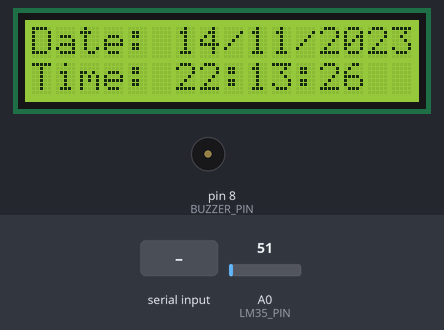
The sketch below on a simulated Arduino Uno, built with avr-gcc and run on an emulated ATmega328P. Shown: 16×2 character LCD, buzzer (waves = sounding, pin HIGH). The inputs (shaded band) are chosen by the test bench; at power-on: A0 (LM35_PIN) = 51. The local clock reads 2024-03-15 10:24:30 at power-on unless the sketch sets it.

Above: at 6.2 s.
6.3 s: "3\n" received over the second serial link
At 8.1 s:
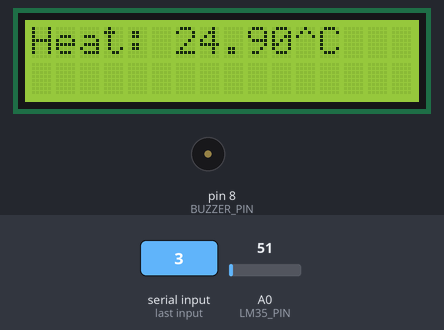
8.5 s: "2\n" received over the second serial link
At 10.9 s:
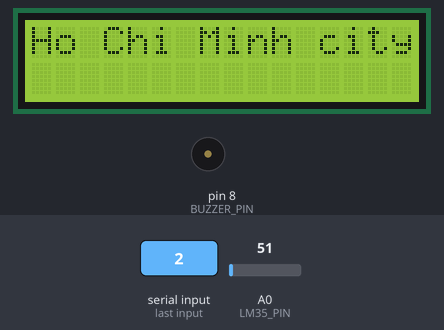
12.5 s: "30,150,10\n" received over the second serial link
At 13.6 s:
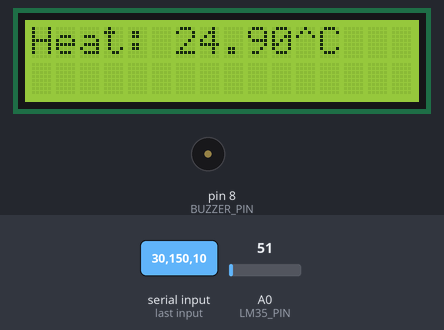
14.6 s: A0 (LM35_PIN) set to 61
At 14.9 s:
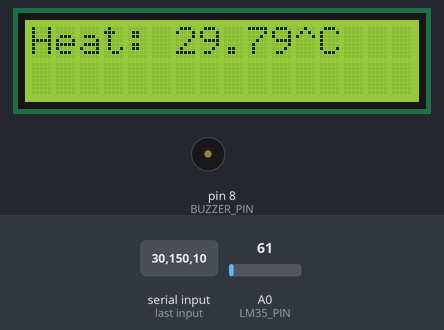
Timing chart, 0 to 17.6 s (numbered marks = the images above; inputs shaded):
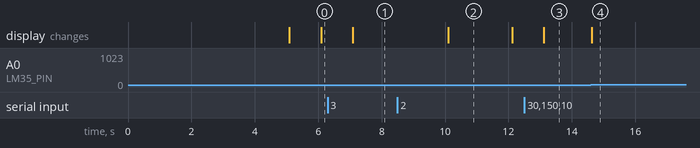

Measured:
- after the input at 6.3 s, the display: changes after 0.80 s (image 1)
- after the input at 8.5 s, the display: changes after 1.6 s (image 2)
- after the input at 12.5 s, the display: changes after 0.62 s (image 3)
- what the display in image 2 shows lasts 2.0 s, from 10.1 s to 12.1 s

The sketch:

unor3.ino
```cpp
#include <LiquidCrystal.h>
#include <SoftwareSerial.h>
#include <RTClib.h>

#define LM35_PIN A0
#define BUZZER_PIN 8
#define DS1307_SDA A4
#define DS1307_SCL A5

LiquidCrystal lcd(7, 6, 5, 4, 3, 2);
RTC_DS1307 rtc;
SoftwareSerial esp(0, 1); // RX, TX
DateTime dt, alarm;

float sensorValue;
float voltageOut;
float temperature;
char choice, command;
bool active = LOW;

int dd = -1, MM = -1 , yyyy = -1, HH = -1, mm = -1;
String ddatime, ttime, dnt;
String desc, heat, humid;

void setup() {

  Serial.begin(9600);
  esp.begin(9600);
  esp.setTimeout(10);
  lcd.begin(16,2);
  pinMode(LM35_PIN, INPUT);
  pinMode(BUZZER_PIN, OUTPUT);
  if (! rtc.begin()) {
    Serial.println("Couldn't find RTC");
    while (1);
  }
  rtc.adjust(DateTime(F(__DATE__), F(__TIME__)));
  lcd.clear();

  lcd.print("Power on");
  delay(5000); //waiting for loading local web
  choice = '1';
}

void getAlarmData() {

  // Format received: yyyy-MM-dd+HH:mm
  // Extract date and time from inputString

  if (esp.available() >= 16) {
    dnt = esp.readStringUntil('\n');
    yyyy = dnt.substring(0,4).toInt();
    MM = dnt.substring(5,7).toInt();
    dd = dnt.substring(8,10).toInt();
    HH = dnt.substring(11,13).toInt();
    mm = dnt.substring(14).toInt();
    alarm = DateTime(yyyy, MM, dd, HH, mm, 0);
  }
  showDateTime();
}

void checkAlarm() {
  dt = rtc.now();
  if(dd != -1) {
    if(dt == alarm) {
      lcd.clear();
      lcd.setCursor(0,1);
      lcd.print("alarm");
      digitalWrite(BUZZER_PIN, HIGH);
      choice = 0;
    }
  }
}


void showDateTime() {
  dt = rtc.now();
  lcd.clear();
  lcd.setCursor(0,0);
  lcd.print("Date: ");
  lcd.print(dt.day(), DEC);
  lcd.print("/");
  lcd.print(dt.month(), DEC);
  lcd.print("/");
  lcd.print(dt.year(), DEC);

  lcd.setCursor(0,1);
  lcd.print("Time: ");
  lcd.print(dt.hour(), DEC);
  lcd.print(':');
  lcd.print(dt.minute(), DEC);
  lcd.print(':');
  lcd.print(dt.second(), DEC);
  delay(1000);
}

void showTemperature() {
  lcd.clear();
  sensorValue = analogRead(LM35_PIN);
  voltageOut = (sensorValue * 5000) / 1024;
  temperature = voltageOut / 10;
  lcd.setCursor(0,0);
  lcd.print("Heat: ");
  lcd.print(temperature);
  lcd.print("^C");
  delay(1500);
}

void readWeather() {

  if(esp.available() > 0) {
    desc = esp.readStringUntil('\n');
    int len = desc.length();
    desc = desc.substring(0, len - 1);
  }
  if(esp.available() > 0) {
    heat = esp.readStringUntil('\n');
    int len = heat.length();
    heat = heat.substring(0, len - 1);
  }
  if(esp.available() > 0) {
   humid = esp.readStringUntil('\n');
   int len = humid.length();
    humid = humid.substring(0, len -1);
  }
}

void showWeather() {
  lcd.clear();
  lcd.setCursor(0,0);
  lcd.print("Ho Chi Minh city");
  lcd.setCursor(0,1);
  lcd.print(desc);
  delay(2000);
  lcd.clear();
  lcd.setCursor(0,0);

  lcd.print("Heat: " + heat + "^C");

  lcd.setCursor(0,1);
  lcd.print("Humid: " + humid + "%");
  delay(1000);
}


void loop() {
  checkAlarm();
   if (esp.available() > 0) {
    command = esp.read();
    if (command == '1' || command == '2' || command == '3' || command == '4' || command == '5') {
      choice = command;
    }
  }
    if (choice == '1') {
      showDateTime();
    } else if (choice == '2') {
      readWeather();
      showWeather();
    } else if (choice == '3') {
      showTemperature();
    } else if (choice == '4') {
      getAlarmData();
    } else if (choice == '5') {
      dd = -1;
      digitalWrite(BUZZER_PIN,LOW);
      choice = '1';
    }

}
```
